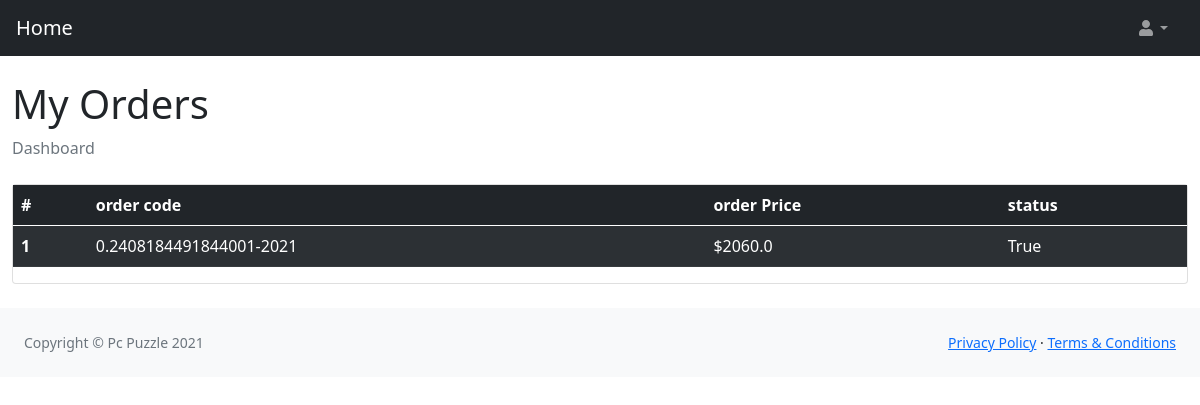
/profile/ (signed in), run on the app's committed database.
### Tech_Parts/models.py (models this page shows, shortened)
class Order(models.Model):
    customer=models.ForeignKey(Customer,blank=True,null=True,on_delete=models.CASCADE)
    products=models.ManyToManyField(Product,blank=True)
    code=models.CharField(blank=True,null=True,max_length=100)
    ordered=models.BooleanField(default=False)
    delivered=models.BooleanField(default=False)
    device=models.CharField(max_length=120,blank=True,null=True)
    def total_price(self):
        price=0
        for i in self.products.all():
            price += i.price
        return price
    def discount(self):
        percentage=(10/100)*self.total_price()
        return percentage

class Product(models.Model):
    name=models.CharField(max_length=100)
    image=models.CharField(max_length=3000)
    price=models.PositiveIntegerField(default=0)
    category=models.ForeignKey(Category,default=1,null=True,on_delete=models.SET_NULL)
    processor=models.ManyToManyField(Processor)
    type=models.ForeignKey(Type,default=6,null=True,on_delete=models.SET_NULL)
    details=HTMLField()
    code=models.CharField(max_length=100,blank=True)
    slug=models.SlugField(blank=True,max_length=100,unique=True)

### Tech_Parts/views.py (the view)
# urls.py: path("profile/",views.profile,name="profile"),
@login_required
def profile(request):
    order=Order.objects.filter(customer_id=request.user.id,ordered=True,delivered=True)
    context={"order":order}
    return render(request,"dashboard/profile.html",context)

### templates/dashboard/profile.html (shortened to what this page needs)
{% load static %}
<!DOCTYPE html>
<html lang="en">
    <head>
        <link href="https://cdn.jsdelivr.net/npm/simple-datatables@latest/dist/style.css" rel="stylesheet" />
        <link href="{% static 'dashboard/css/styles.css'  %}" rel="stylesheet" />
    </head>
    <body class="sb-nav-fixed">
        <nav class="sb-topnav navbar navbar-expand navbar-dark bg-dark">
            <a class="navbar-brand ps-3" href="{% url 'home:home' %}">Home</a>
            <ul class="navbar-nav ms-auto ms-md-0 me-3 me-lg-4">
                <li class="nav-item dropdown">
                    <a class="nav-link dropdown-toggle" id="navbarDropdown" href="#" role="button" data-bs-toggle="dropdown" aria-expanded="false"><i class="fas fa-user fa-fw"></i></a>
                </li>
            </ul>
        </nav>
        <div id="">
            <div class="prof" id="layoutSidenav_content">
                <main>
                    <div class="container-fluid">
                        <h1 class="mt-4">My Orders</h1>
                        <ol class="breadcrumb mb-4">
                            <li class="breadcrumb-item active">Dashboard</li>
                        </ol>
                        <div class="card mb-4">
                            <table class="table table-striped table-dark">
                                <thead>
                                  <tr>
                                    <th scope="col">#</th>
                                    <th scope="col">order code</th>
                                     <th scope="col">order Price</th>
                                    <th scope="col">status</th>
                                  </tr>
                                </thead>
                                <tbody>
                                    {% for i in order %}
                                  <tr>
                                    <th scope="row">{{forloop.counter}}</th>
                                    <td>{{i.code}}</td>
                                    <td>${{i.discount}}</td>
                                    <td>{{i.delivered}}</td>
                                  </tr>
                                  {% endfor %}
                                </tbody>
                              </table>
                        </div>
                    </div>
                </main>
                <footer class="py-4 bg-light mt-auto">
                    <div class="container-fluid px-4">
                        <div class="d-flex align-items-center justify-content-between small">
                            <div class="text-muted">Copyright &copy; Pc Puzzle 2021</div>
                            <div>
                                <a href="#">Privacy Policy</a>
                                &middot;
                                <a href="#">Terms &amp; Conditions</a>
                            </div>
                        </div>
                    </div>
                </footer>
            </div>
        </div>
    </body>
</html>

### templates/dashboard/profile.html (style rules this page uses)
.prof { margin-top:5rem ; }

### data on the page
Order: code "0.2408184491844001-2021", discount "2060.0", delivered "True"
